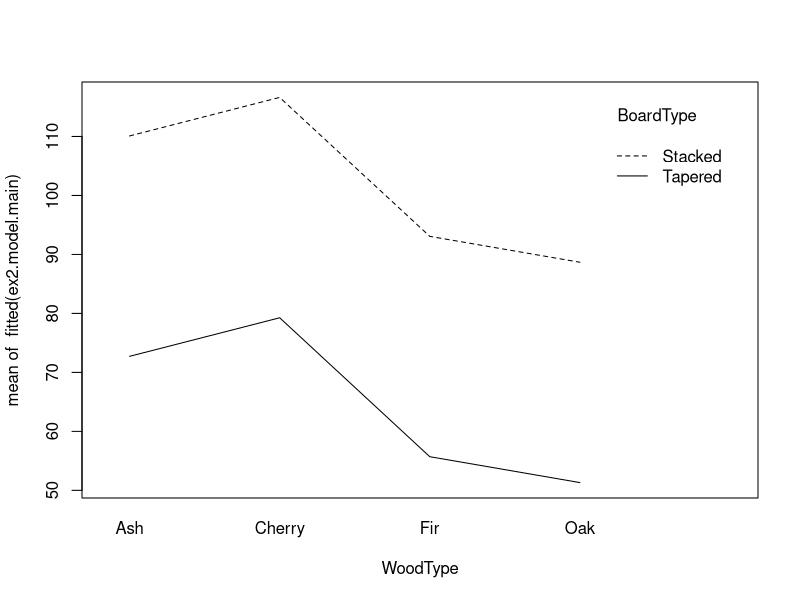

R code for this plot:
## ---- chunk 1
#Ex1 
ex1<-read.table("paper.txt", sep="\t", dec=".", header=TRUE)
attach(ex1)


## ---- chunk 2

#define model

ex1.model.1 <- lm(strength~hardwood, data = ex1)
summary(ex1.model.1)

ex1.model.main <- lm(strength~hardwood + pressure, data = ex1)
summary(ex1.model.main)

#a
# Maximum likelihood estimation for beta2
coef(ex1.model.main)[3]

## ---- chunk 3
#b
summary(ex1.model.main)$sigma^2
## ---- chunk 4
#c
fitted(ex1.model.main)[1]
## ---- chunk 5
#d
new.data<-data.frame(hardwood=c(7), pressure=c(550))
mu.hat<-predict(ex1.model.main, newdata=new.data, interval="confidence", level=0.95)
mu.hat[1] # maximum likelihood point estimate
mu.hat[2] # lower bound of the 95% confidence interval
mu.hat[3] # upper bound of the 95% confidence interval

## ---- chunk 6
#e
new.data<-data.frame(hardwood=c(7), pressure=c(550))
y.hat<-predict(ex1.model.main, newdata=new.data, interval="confidence", level=0.80)

y.hat[1] # best linear unbiased point prediction  
y.hat[2] # lower bound of the 80% prediction interval
y.hat[3] # upper bound of the 80% prediction interval
## ---- chunk 7
#f
anova(ex1.model.1,ex1.model.main, test="F")
anova(ex1.model.1,ex1.model.main, test="F")$"F"[2] # the value of the test statistic
anova(ex1.model.1,ex1.model.main, test="F")$"Pr(>F)"[2]  # p-value
## ---- chunk 8
#ex2
ex2<-read.table("makiwaraboard.txt", sep="\t", dec=".", header=TRUE)
attach(ex2)
## ---- chunk 9
#define models
ex2.model.main <- lm(Deflection~factor(WoodType) + factor(BoardType), data = ex2)
summary(ex2.model.main)

ex2.model.12 <- lm(Deflection~factor(WoodType)*factor(BoardType), data = ex2)
summary(ex2.model.12)

## ---- chunk 10
#a
mu.42 <- predict(ex2.model.12, newdata=data.frame(WoodType="Oak", BoardType="Tapered"))
mu.42
## ---- chunk 11
#b
interaction.plot(WoodType,BoardType, fitted(ex2.model.main))

# From the plot, we see that "Cheery" WoodType gives the highest estimated level of u
## ---- chunk 12
#c
betahat<-coef(ex2.model.12)
#define K
k1<-c(0,0,0,0,0,1,0,0)
k2<-c(0,0,0,0,0,0,1,0)
k3<-c(0,0,0,0,0,0,0,1)

K<-cbind(k1,k2,k3)
#anova(ex2.model.main,ex2.model.12, test = "F") 

q<-3
Wald<-(t(t(K)%*%betahat)%*%solve(t(K)%*%vcov(ex2.model.12)%*%K)%*%t(K)%*%betahat)/q
Wald
p.value<-pf(Wald, 3, 328, lower.tail = FALSE)
p.value
## ---- chunk 13
#d
pred<-predict(ex2.model.12, newdata=data.frame(WoodType=c("Oak","Cherry"), BoardType=c("Tapered","Stacked")))
pred[1]-pred[2]
## ---- chunk 14
#e
betahat<-cbind(coef(ex2.model.12))
y1<-cbind(c(1,1,0,0,0,0,0,0)) ### Cherry =1, Stacked = 1
y2<-cbind(c(1,0,0,1,1,0,0,1)) ## Oak = 4, Tapered = 2

pred<-(t(y2)-t(y1))%*%betahat
sigma2<-sigma(ex2.model.12)^2

#construct the 80% interval
lower<-pred-qt(0.8,df=328)*sqrt(sigma2*(2+(t(y2)-t(y1))%*%solve(vcov(ex2.model.12))%*%(y2-y1)))
upper<-pred+qt(0.8,df=328)*sqrt(sigma2*(2+(t(y2)-t(y1))%*%solve(vcov(ex2.model.12))%*%(y2-y1)))

lower
upper
